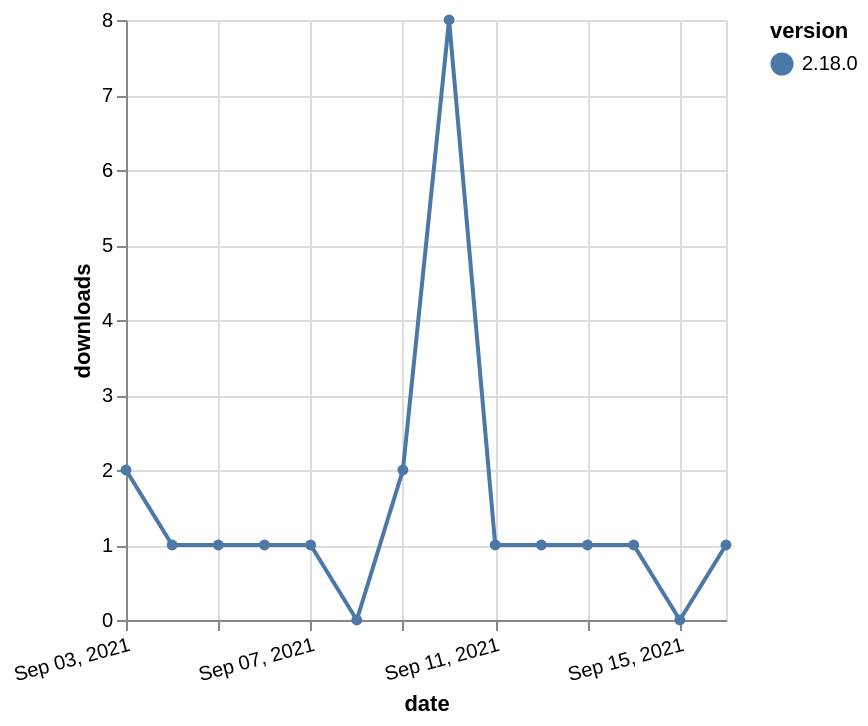

Vega-Lite specification stored for this chart:
### Vega-Lite specification from a JSON file in a GitHub repository (floating-point values rounded to 4 significant figures)
{"$schema": "https://vega.github.io/schema/vega-lite/v5.json", "description": "A simple bar chart with embedded data.", "data": {"values": [{"date": "2021-09-03", "total": 635, "delta": 2, "version": "2.18.0"}, {"date": "2021-09-04", "total": 636, "delta": 1, "version": "2.18.0"}, {"date": "2021-09-05", "total": 637, "delta": 1, "version": "2.18.0"}, {"date": "2021-09-06", "total": 638, "delta": 1, "version": "2.18.0"}, {"date": "2021-09-07", "total": 639, "delta": 1, "version": "2.18.0"}, {"date": "2021-09-08", "total": 639, "delta": 0, "version": "2.18.0"}, {"date": "2021-09-09", "total": 641, "delta": 2, "version": "2.18.0"}, {"date": "2021-09-10", "total": 649, "delta": 8, "version": "2.18.0"}, {"date": "2021-09-11", "total": 650, "delta": 1, "version": "2.18.0"}, {"date": "2021-09-12", "total": 651, "delta": 1, "version": "2.18.0"}, {"date": "2021-09-13", "total": 652, "delta": 1, "version": "2.18.0"}, {"date": "2021-09-14", "total": 653, "delta": 1, "version": "2.18.0"}, {"date": "2021-09-15", "total": 653, "delta": 0, "version": "2.18.0"}, {"date": "2021-09-16", "total": 654, "delta": 1, "version": "2.18.0"}]}, "width": "container", "mark": {"type": "line", "point": {"filled": true}}, "encoding": {"x": {"field": "date", "type": "temporal", "timeUnit": "yearmonthdate", "title": "date", "axis": {"labelAngle": -15}}, "y": {"field": "delta", "type": "quantitative", "title": "downloads"}, "color": {"field": "version", "type": "nominal"}, "tooltip": {"field": "delta"}}}
